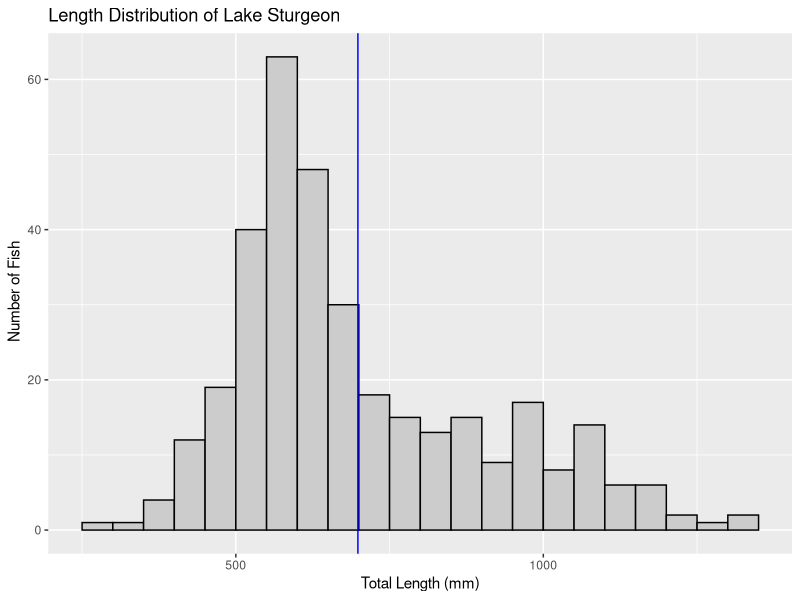
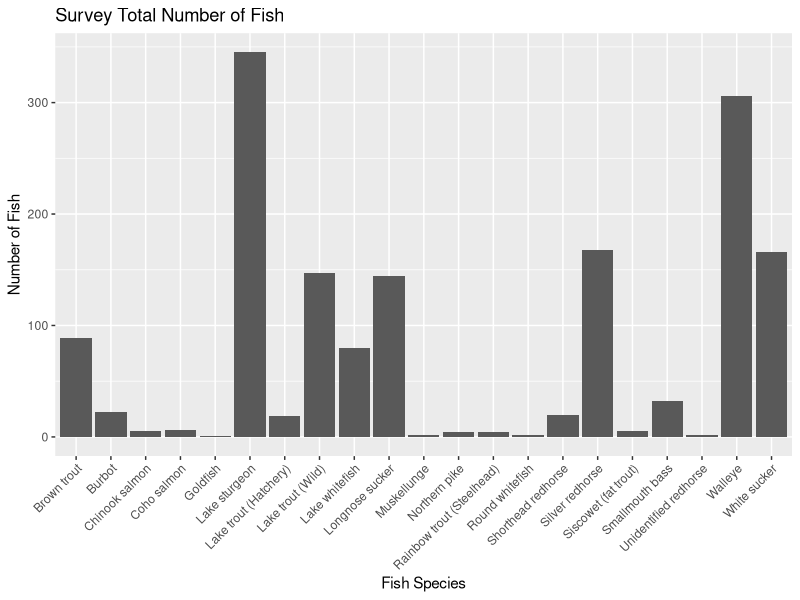

Generate these figures, in order, with R:
{
  rm(list=ls()); options(show.error.messages = TRUE);
  setwd = ("C:/users/jmutchler/OneDrive-DOE/MSU_R");
  sturgeonData=read.csv(file="data/sturgeonData.csv",na.strings=c("", " ", 
                                         "NULL", NULL, "NA", "na", NA, "null"));
  fishData=read.csv(file="data/finalProjectData.csv",na.strings=c("", " ", 
                                         "NULL", NULL, "NA", "na", NA, "null"));
  library(tidyr);
  library(ggplot2);
  library(dplyr);
  
  sturgeonLength=sturgeonData$Total_Length_mm;
  sturgeonLength=na.omit(sturgeonLength);
  sturgVecLength=length(sturgeonLength);
  lengthTotal=0;
  for(i in 1:sturgVecLength) #Skill 24
  {
    lengthTotal=lengthTotal + sturgeonLength[i]
  }
  averageSturgLength = lengthTotal/sturgVecLength;
  sturgeonLengthHist = ggplot(data=sturgeonData,aes(x=Total_Length_mm)) + 
                        geom_histogram(binwidth=50,boundary=0,closed="left",
                        fill="gray80",color="black")+ labs( x = 
                        "Total Length (mm)" , y= " Number of Fish", title= 
                        "Length Distribution of Lake Sturgeon")+ 
                        geom_vline(aes(xintercept=averageSturgLength), 
                        color= "blue"); #skill 29,31,32,33
 print(sturgeonLengthHist);
  
 speciesTotal= ggplot(data= fishData, aes(x=Species_Name , stat(count))) + 
                      geom_bar() + theme(axis.text.x = element_text(angle = 45,
                      hjust=1)) + labs(x= "Fish Species", y= "Number of Fish", 
                      title = "Survey Total Number of Fish");#skill 34 #skill 40
 print(speciesTotal);
}  

